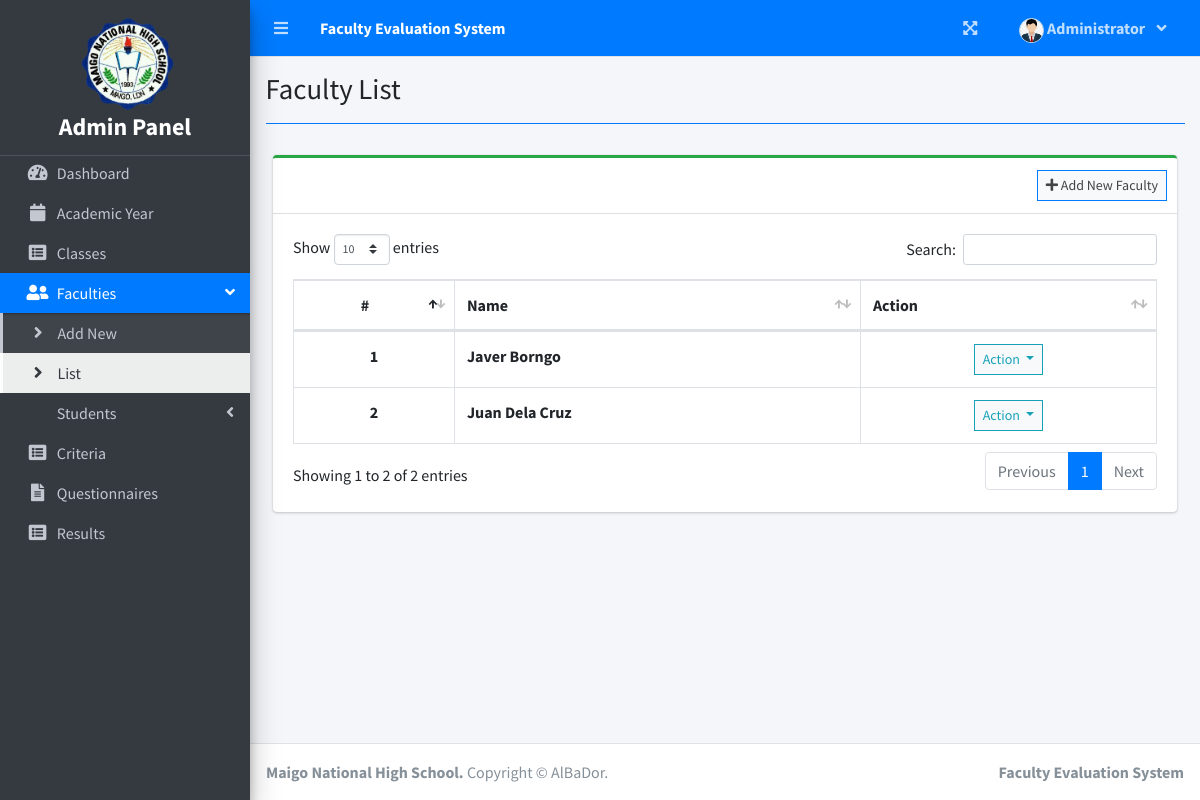
Page /index.php?page=faculty_list (signed in) on the earlier database version.
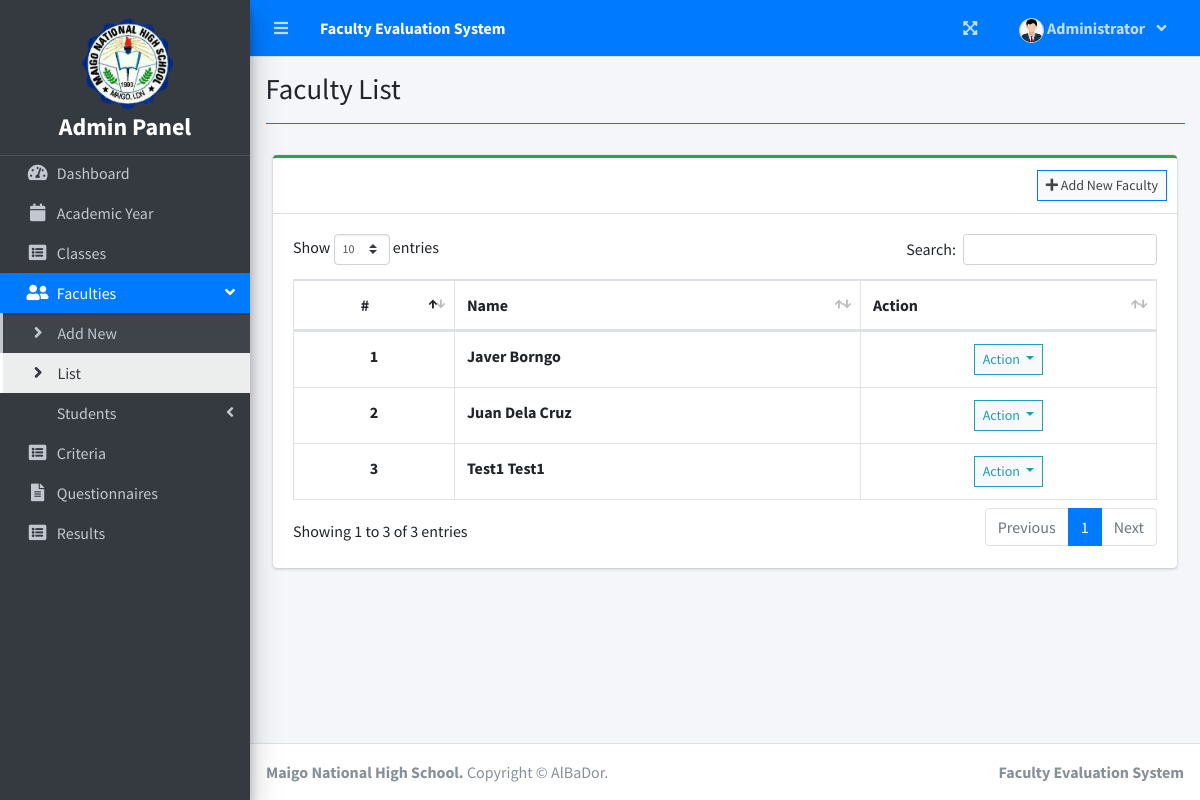
Same page on the later database version.
### tables this page shows
CREATE TABLE `faculty_list` (
  `id` int(30) NOT NULL,
  `school_id` varchar(100) NOT NULL,
  `firstname` varchar(200) NOT NULL,
  `lastname` varchar(200) NOT NULL,
  `credentials_id` int(10) UNSIGNED DEFAULT NULL,
  `email` varchar(200) NOT NULL,
  `password` text NOT NULL,
  `avatar` text NOT NULL DEFAULT 'no-image-available.png',
  `date_created` datetime NOT NULL DEFAULT current_timestamp()
);

### admin/faculty_list.php (the view, shortened to what this page needs)
<?php include'db_connect.php' ?>
<div class="col-lg-12">
	<div class="card card-outline card-success">
		<div class="card-header">
			<div class="card-tools">
				<a class="btn btn-block btn-sm btn-default btn-flat border-primary" href="./index.php?page=new_faculty"><i class="fa fa-plus"></i> Add New Faculty</a>
			</div>
		</div>
		<div class="card-body">
			<table class="table tabe-hover table-bordered" id="list">
				<thead>
					<tr>
						<th class="text-center">#</th>
						<th>Name</th>
						<th>Action</th>
					</tr>
				</thead>
				<tbody>
					<?php
					$i = 1;
					$qry = $conn->query("SELECT *,concat(firstname,' ',lastname) as name FROM faculty_list order by concat(firstname,' ',lastname) asc");
					while($row= $qry->fetch_assoc()):
					?>
					<tr>
						<th class="text-center"><?php echo $i++ ?></th>
						<td><b><?php echo ucwords($row['name']) ?></b></td>
						<td class="text-center">
							<button type="button" class="btn btn-default btn-sm btn-flat border-info wave-effect text-info dropdown-toggle" data-toggle="dropdown" aria-expanded="true">
		                      Action
		                    </button>
						</td>
					</tr>
				<?php endwhile; ?>
				</tbody>
			</table>
		</div>
	</div>
</div>

Differences in the rows shown:
added faculty_list: name "Test1 Test1"
Other differences:
text written by a page script: "Show entries Search: Showing 1 to 2 of 2 entries Previous 1 Next" → "Show entries Search: Showing 1 to 3 of 3 entries Previous 1 Next"
